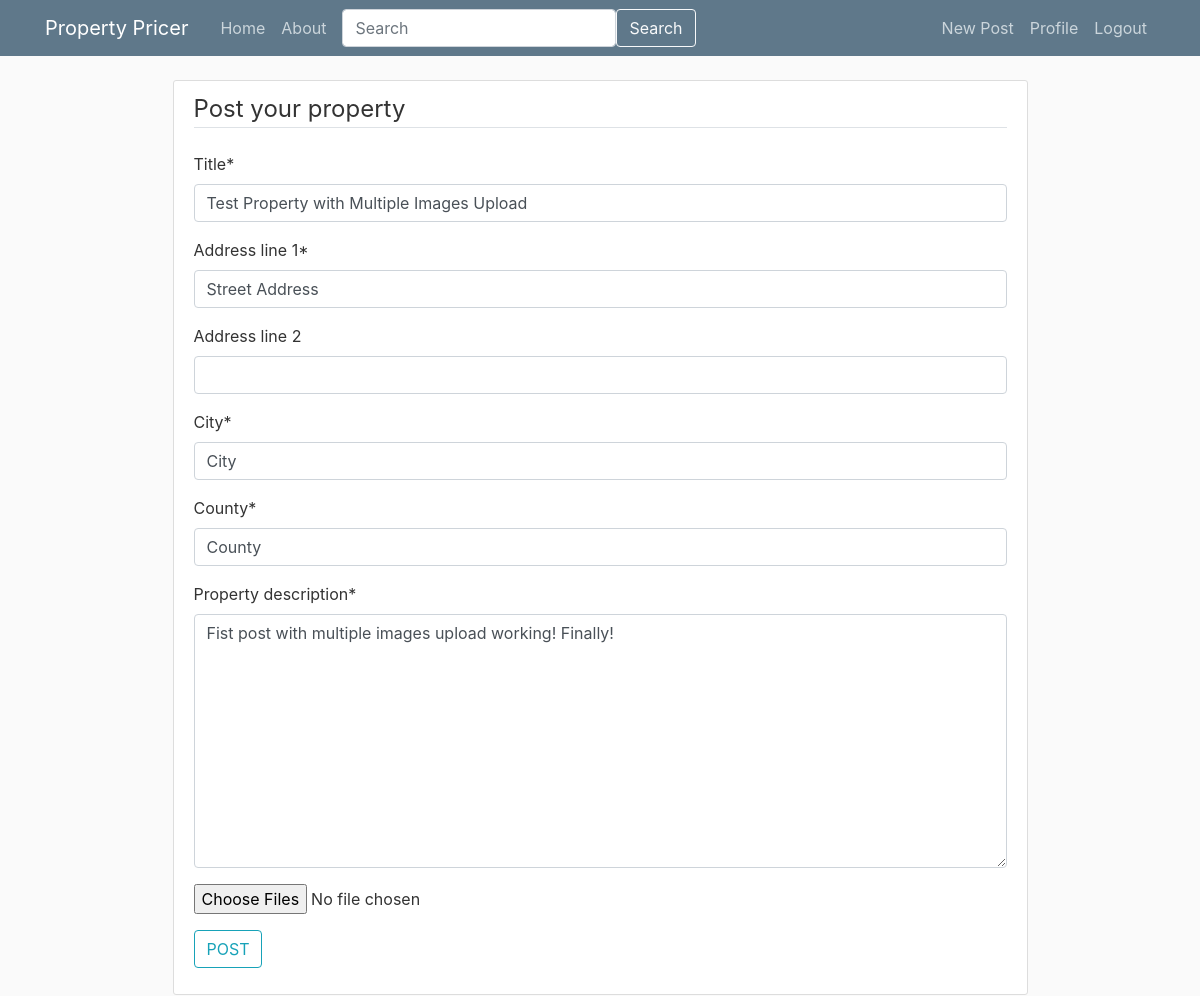
The app's page /post/20/update (signed in), older data.
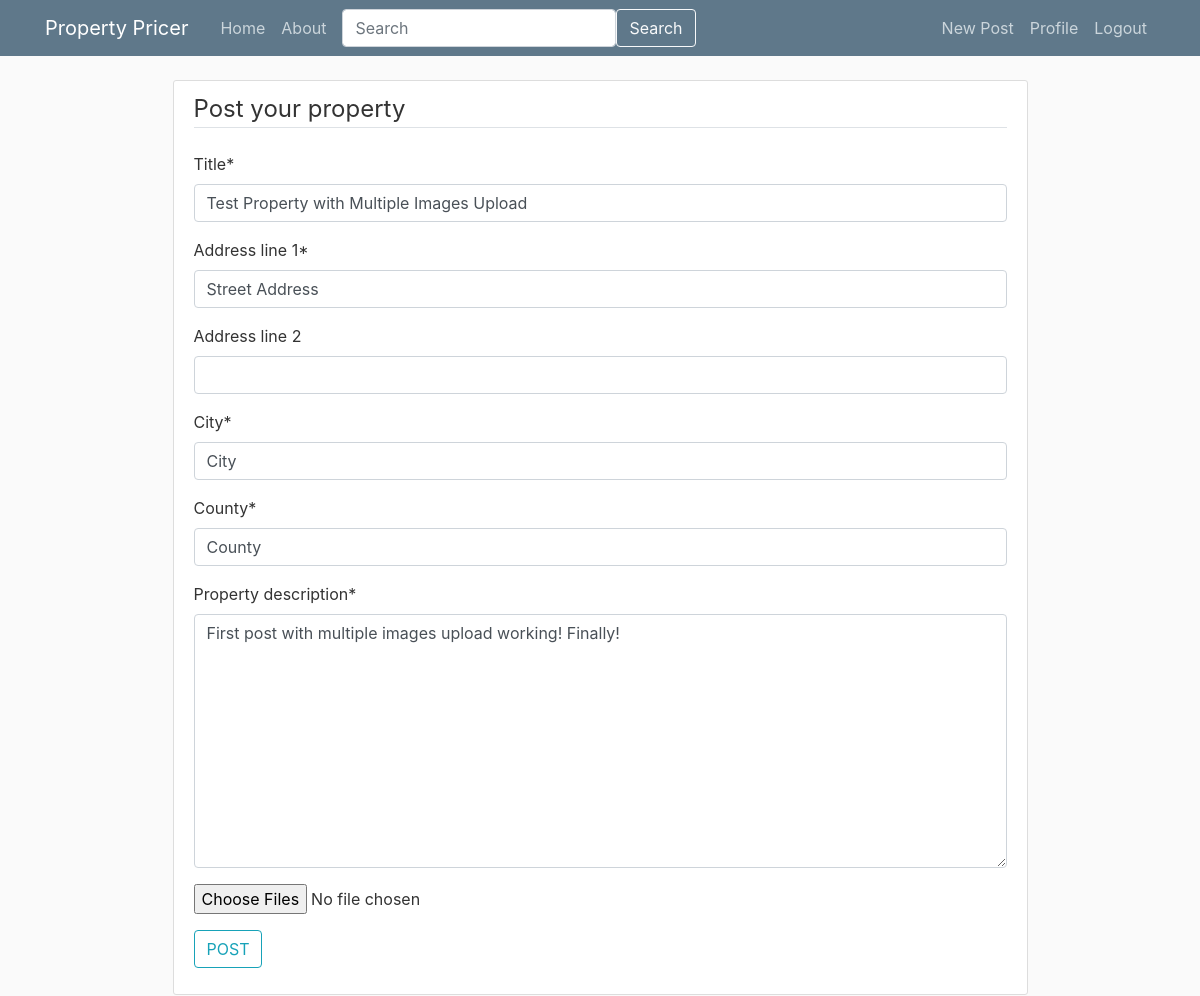
The same page, newer data.
### webpages/models.py (models this page shows, shortened)
class Post(models.Model):
    title = models.CharField(max_length=128)
    property_description = models.TextField()
    address_line_1 = models.CharField(max_length=255, default='')
    address_line_2 = models.CharField(max_length=255, null=True, blank=True)
    city = models.CharField(max_length=128, default='')
    county = models.CharField(max_length=128, default='')
    date_posted = models.DateField(default=timezone.now)
    author = models.ForeignKey(User,related_name="user_posts", on_delete=models.CASCADE)
    """
        this method return a string to redirect the user after posting to that post by returning post details the
        primary key of the newly created post
    """

### webpages/views.py (the view, shortened to what this page needs)
# urls.py: path('post/<int:pk>/update', PostUpdateView.as_view(), name='post-update'),
class PostUpdateView(LoginRequiredMixin, UserPassesTestMixin, UpdateView):
    model = Post
    fields = ['title', 'address_line_1', 'address_line_2', 'city', 'county', 'property_description']
    def test_func(self):
        post = self.get_object()
        if self.request.user == post.author:
            return True
        return False

### templates/webpages/post_form.html (shortened to what this page needs)
{% extends "base.html" %}
{% load crispy_forms_tags %}
    {% block content %}
        <div class="content-section">
            <form method="POST" enctype='multipart/form-data'>
                <fieldset class="form-group">
                    <legend class="border-bottom mb-4">Post your property</legend>
                    {{ form|crispy }}
                    <input type="file" name="post_images" multiple>
                </fieldset>
                <div class="form-group">
                    <button class="btn btn-outline-info" type="submit">POST</button>
                </div>
            </form>
        </div>
{% endblock content %}

Row changes from the older to the newer data that the page shows:
changed Post "Test Property with Multiple Images Upload": property_description "Fist post with multiple images upload working! Finally!" → "First post with multiple images upload working! Finally!"
